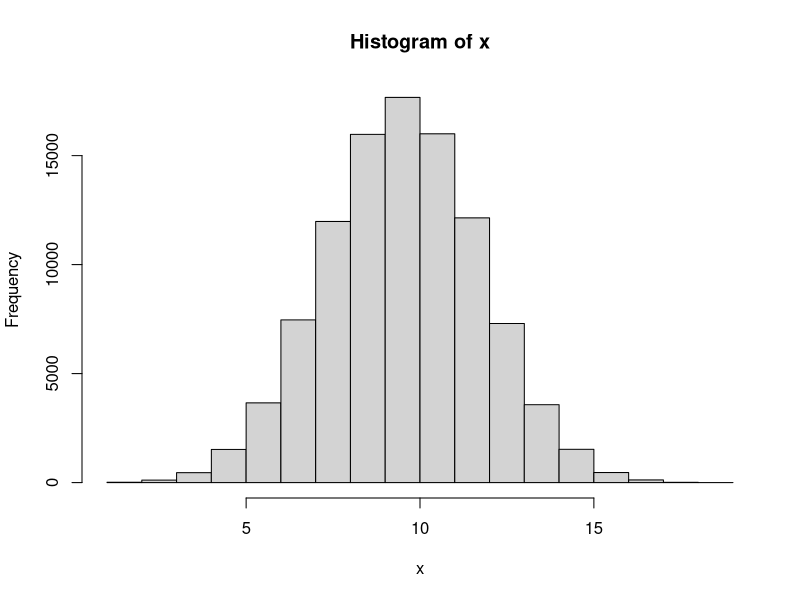
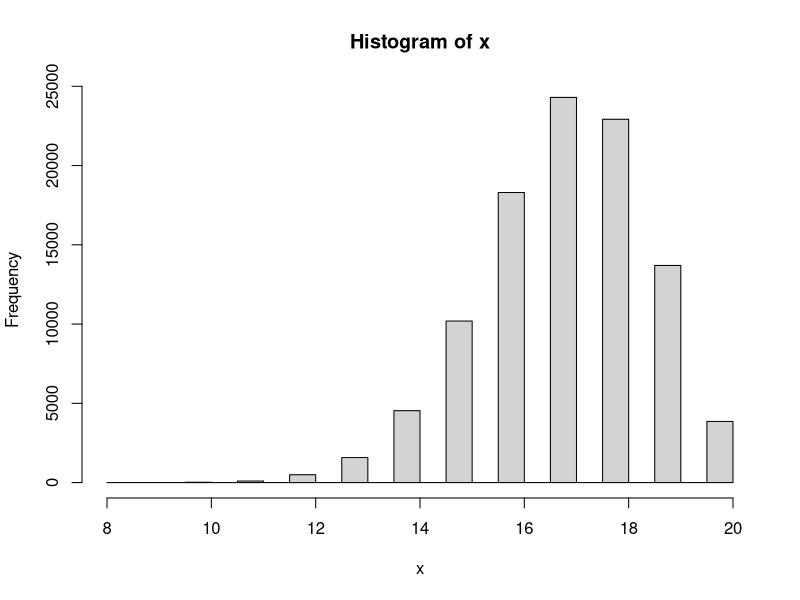

Recreate these plots in R, in order.
#------------------

# Answer to the Question # 01

#------------------

# 1 of Q.1 

#a) 

# Taking a sample 

x1 <- rbinom(1, 20, 0.5)

x1


#b) 

#Finding the range for x1


n <- 20

p <- 0.5


# Find the minimum value

min_value <- min(0, n)

# Find the maximum value

max_value <- max(0:n)

# Calculate the cumulative probability at the minimum value

cdf_min <- pbinom(min_value, n, p)

# Calculate the cumulative probability at the maximum value

cdf_max <- pbinom(max_value, n, p)

# Range of the binomial distribution

range_binomial <- c(min_value, max_value)

range_binomial


#2 of Q.1

# Repeating Q.1 for N = 100000 times


N <- 100000

x <- rep(NA, N)

x

for (i in 1: N){
  x[i] <- rbinom(1, 20, 0.5)
}

x

# Plot the histogram

hist(x)

#Find the min and max value

max(x)

min(x)


#3 of Q.1 

# Now setting if x is bigger or less than 15 then y = 1 . And y = 0 otherwise.

y_1 <- ifelse(c(x)>=15, 1,0)
y_1



# 4 of Q.1

#Calculating summation of y


sum(y_1)




#5 of Q.1 


# Now repeating all the steps above for n = 20 and p =0.85


#a) 

# Taking a sample 

x1 <- rbinom(1, 20, 0.85)
x1


#b)

#Finding the range for x1

n <- 20

p <- 0.85

# Find the minimum value

min_value <- min(0, n)

# Find the maximum value

max_value <- max(0:n)

# Calculate the cumulative probability at the minimum value

cdf_min <- pbinom(min_value, n, p)

# Calculate the cumulative probability at the maximum value

cdf_max <- pbinom(max_value, n, p)

# Range of the binomial distribution

range_binomial <- c(min_value, max_value)

range_binomial


#c. 

# Now taking N = 100000 times

N <- 100000

x <- rep(NA, N)

x

for (i in 1: N){
  x[i] <- rbinom(1, 20, 0.85)
}

x

# Plot the histogram

hist(x)


#Find the min and max value

max(x)

min(x)


#d. 

# Now setting if x is bigger or less than 15 then y = 1 . And y = 0 otherwise

y_1 <- ifelse(c(x)>=15, 1,0)
y_1


#e. 

#Calculating summation of y

sum(y_1)


#f. 

#Calculating summation of y divided by N

sum(y_1) / N




# ---------------------------------------------

# Answer to the Question # 01 - (6) : 

# ---------------------------------------------


# Now I have to make a guess about type I and type II errors for Null Hypothesis H0: p0 = 0.5 VS Alternative hypothesis H1: p1 = 0.85. For setting that what is the chance of a fair coin landing on heads at least 15 times out of 20 flips.


# Type I error means we reject the null hypothesis when it is actually true. It is also known as 'False Positive'. The significance level or alpha (a) is the probability of making a type I error. We usually set it as 0.05 or 0.01.


# The chance of a fair coin landing on heads at least 15 times out of 20 flips, we are using binomial distribution and two tailed test for this question. By calculating on the calculator it is found that the probability of getting 15 or more successes out of 20 trials when the p0 = 0.5 is approximately 0.026. So, it can be said that if the p0 = 0.5, we would reject the null hypothesis and conclude that the proportion is significantly different from 0.5 in about 2.6% of the cases.

# On the other hand, Type II error means we fail to reject the null hypothesis when it is actually false. It is also known as 'False Negative'. The probability of making a type II error is denoted by beta (B).

# To find the probability of a type II error, we know that for the alternative hypothesis, p1 = 0.85. By calculating on the calculator, we got that the chance of a fair coin landing on heads at least 15 times out of 20 flips when p1 = 0.85 is approximately 0.408. This means we would fail to reject the null hypothesis and conclude that the proportion is not significantly different from 0.5 in about 40.8% of the cases.

# In summary, the estimated probabilities of making a type I error and a type II error for this hypothesis test are approximately 0.026 and 0.408, respectively.





# ---------------------------------------------

#Answer to the Q. 2 :

# ---------------------------------------------

# Here is the sample : 2 2 1 2 2 2 1 1 2 1 1 2 2 1 1 2 1 2 2 2 1 2 1 2 1 2 2 2 2 2 2 2 2 1 2 1 2 1 2 2


# We have to test the sample that if it is random or not.


# To test whether the process of treatment assignments is random, we will use a chi-squared fit test. At first we will count the number of treatments of each type, and then compare the observed frequencies to the expected frequencies under the assumption of a random process.

# In this case, there are 40 treatments. Among them:
  
# For Observed frequencies: Type 1 = 18 treatments and Type 2 = 22 treatments.

# Expected frequencies (we assume that there is randomness): Type 1 = 20 treatments and Type 2 = 20  treatments. (As there are 40 treatments in total and a 50% chance of each type).


# To calculate the chi-squared statistic, we can use the formula:
  
#  χ2 = Σ ((Oi - Ei)² / Ei)

# Here,

# Oi = Observed Frequency for category  i , (here i = 1 or 2), 

# Ei = Expected frequency for category i, (here i = 1 or 2).

# And the sum is taken over all categories.

# By using online calculator and plugging the numbers, we got that:
  
  
# χ2 = ((18-20)²/20) + ((22-20)²/20) = 0.4


# To determine whether this value is statistically significant, we need to compare it to a chi-squared distribution with one degree of freedom (since we have two categories and one parameter estimated from the data). Using a table, we find that the p-value for this test is approximately 0.5, which is very large.

# Therefore, we fail to reject the null hypothesis that the treatment assignments are random. In other words, there is no evidence to suggest that the process was biased or non-random.



# ---------------------------------------------

#Answer to the Q. 3 :

# ---------------------------------------------


#Answer for 3 - a


#1

# Taking a sample

x2 <- rbinom(1, 1, 0.5)
x2


#Then identify the range

n <- 1
p <- 0.5


# Find the minimum value

min_value <- min(0, n)


# Find the maximum value

max_value <- max(0:n)


# Calculate the cumulative probability at the minimum value

cdf_min <- pbinom(min_value, n, p)

# Calculate the cumulative probability at the maximum value

cdf_max <- pbinom(max_value, n, p)

# Range of the binomial distribution

range_binomial <- c(min_value, max_value)

range_binomial


#For question 3 - (a) - #2 and #3

# Patient will get “A” if x2 = 1, and get “B” if x2 = 0

# Repeating 1 & 2 for N = 40


N <- 40
x <- rep(NA, N)

x

for (i in 1: N){
  x[i] <- rbinom(1, 1, 0.5)
}

x

# Now assigning A and B for 1 and 0 respectively.

x[x == 1] <- "A"
x[x == 0] <- "B"


# print the modified values of x

print(x)


#Number of A and B

table(x)


# --------------------------------------------


# --------------------------------------------


#Answer for 3 - b



# Set the block size

block_size <- 40


# Create a vector of treatment assignments

treatments <- rep(c("A", "B"), length.out = block_size*1)


# Create a vector of block assignments

blocks <- rep(1:1, each = block_size)


# Randomly permute the blocks

blocks <- sample(blocks)


# Order the treatment assignments within each block

for (i in 1:1) {
  treatments[blocks == i] <- sample(treatments[blocks == i])
}

# View the resulting treatment assignments by block

a <- split(treatments, blocks)

a

#Number of A and B

table(a)

# The difference between 3(a) and 3 (b) is that - in 3 (a) , though the probability is p = 0.5 , for the N = 40 , number of A and B is not same. For my case , A = 18 and B = 22. But, in 3 (b) we used random permutated block randomization with a block size of 40. And for this case number of A and B is same. For my case , A = 20 and B = 20.



# --------------------------------------------

# --------------------------------------------


# Answer for 3 - c


# Set the block size of 8


block_size <- 8


# Create a vector of treatment assignments


treatments <- rep(c("A", "B"), length.out = block_size*5)


# Create a vector of block assignments


blocks <- rep(1:5, each = block_size)




# Randomly permute the blocks



blocks <- sample(blocks)



# Order the treatment assignments within each block

for (i in 1:5) {
  treatments[blocks == i] <- sample(treatments[blocks == i])
}


# View the resulting treatment assignments by block. There are 5 different block with block size of 8


d <- split(treatments, blocks)
d

# Now, merging all the 5 different blocks into 1. So, now there will be 40


b <- unsplit(treatments, blocks)

b


#Number of A and B

table(b)

# The difference between 3(b) and 3 (c) is that - in 3 (b) , we used random permutated block randomization with a block size of 40. And for this case number of A and B is same. For my case , it was A = 20 and B = 20. But, in 3 (c) though we used random permutated block randomization, but this time with a block size of 8. After that we added all the 8 blocks so total sample is 40. And for this case number of A and B is not same. For my case , it was A = 24 and B = 16. 

# If we stop the study for toxicity for in sample size = 20, then for 3 (b) = The difference between number of A and B will not be that much. 

# But, for 3 (c) = The difference between number of A and B will be more than 3 (b)